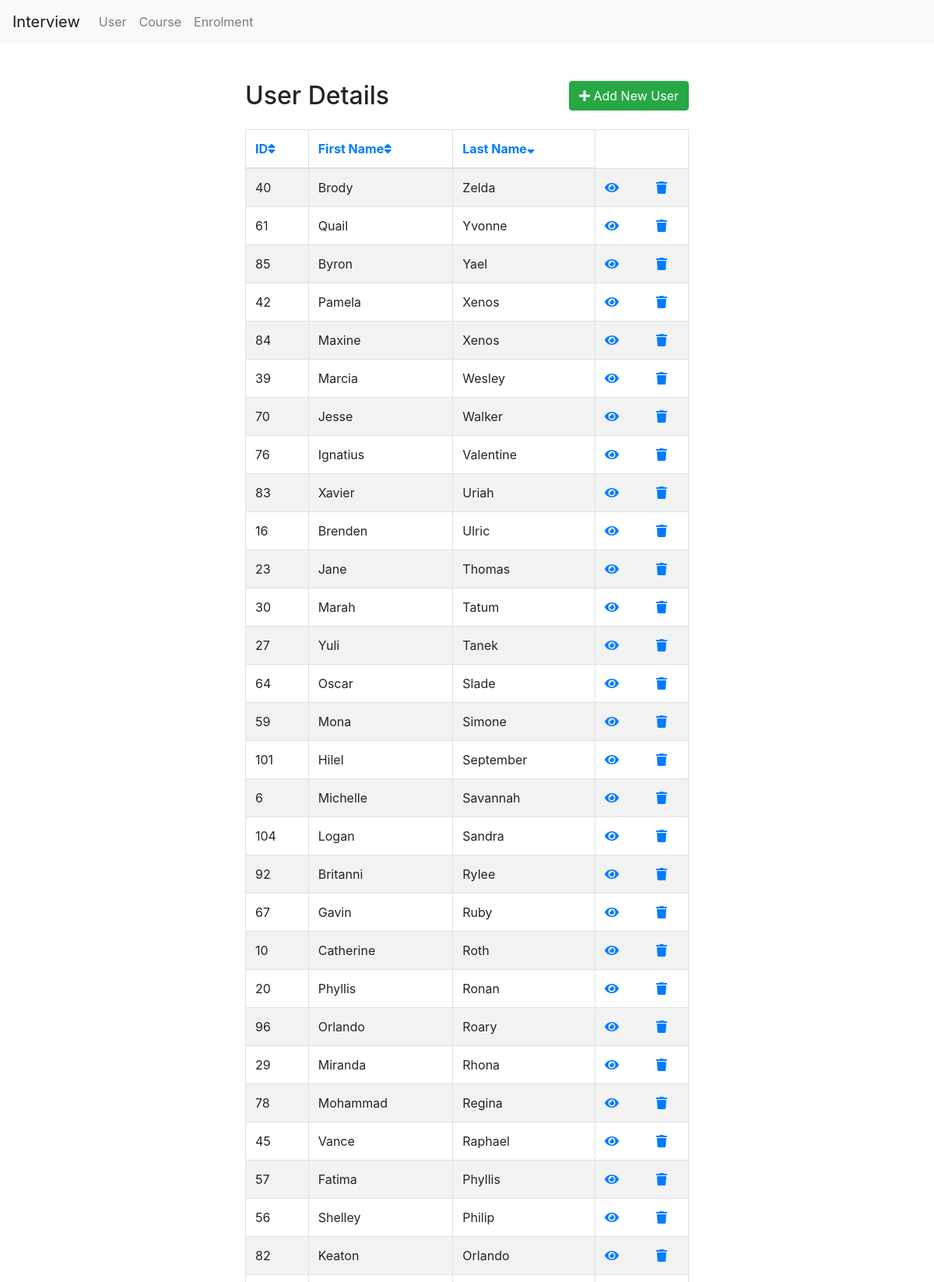
The page /User/index.php?column=last_name&order=desc (upper part) on the database its author committed.
### tables this page shows
CREATE TABLE `user` (
  `ID` int(255) NOT NULL,
  `first_name` varchar(255) NOT NULL,
  `last_name` varchar(255) NOT NULL
);

### User/index.php (the view, shortened to what this page needs)
<!DOCTYPE html>
<html lang="en">
<head>
    <link rel="stylesheet" href="https://stackpath.bootstrapcdn.com/bootstrap/4.5.2/css/bootstrap.min.css">
    <link rel="stylesheet" href="https://cdn.datatables.net/1.11.5/css/dataTables.bootstrap4.min.css">
    <link rel="stylesheet" href="https://maxcdn.bootstrapcdn.com/font-awesome/4.7.0/css/font-awesome.min.css">
    <link rel="stylesheet" href="https://use.fontawesome.com/releases/v5.3.1/css/all.css">
</head>
<body>
<nav class="navbar navbar-expand-lg navbar-light bg-light">
        <a class="navbar-brand" href="<?php echo 'http://localhost/interview'; ?>">Interview</a>
        <div class="collapse navbar-collapse" id="navbarNavAltMarkup">
            <div class="navbar-nav">
                <a class="nav-item nav-link" href="<?php echo 'http://localhost/interview/User/index.php'; ?>">User</a>
                <a class="nav-item nav-link" href="<?php echo 'http://localhost/interview/Course/index.php'; ?>">Course</a>
                <a class="nav-item nav-link " href="<?php echo 'http://localhost/interview/Enrolment/index.php'; ?>">Enrolment</a>
            </div>
        </div>
    </nav>
    <div class="wrapper">
        <div class="container-fluid">
            <div class="row">
                <div class="col-md-12">
                    <div class="mt-5 mb-3 clearfix">
                        <h2 class="pull-left">User Details</h2>
                        <a href="create.php" class="btn btn-success pull-right"><i class="fa fa-plus"></i> Add New
                            User</a>
                    </div>
                    <?php
                    require_once "../config.php";
                     $columns = array('ID','first_name','last_name');
                     $column = isset($_GET['column']) && in_array($_GET['column'], $columns) ? $_GET['column'] : $columns[0];
                     $sort_order = isset($_GET['order']) && strtolower($_GET['order']) == 'desc' ? 'DESC' : 'ASC';
                     $sql = "SELECT * FROM user ORDER BY " .  $column . ' ' . $sort_order;
                     $up_or_down = str_replace(array('ASC','DESC'), array('up','down'), $sort_order);
                     $asc_or_desc = $sort_order == 'ASC' ? 'desc' : 'asc';
                    if($result = mysqli_query($link, $sql)){
                        if(mysqli_num_rows($result) > 0){
                            ?>
                            <table class="table table-bordered table-striped">
                                <thead>
                                    <tr>
                                        <th><a href="index.php?column=ID&order=<?php echo $asc_or_desc; ?>">ID<i class="fas fa-sort<?php echo $column == 'ID' ? '-' . $up_or_down : ''; ?>"></i></a></th>
                                      <th><a href="index.php?column=first_name&order=<?php echo $asc_or_desc; ?>">First Name<i class="fas fa-sort<?php echo $column == 'first_name' ? '-' . $up_or_down : ''; ?>"></i></a></th>
                                      <th><a href="index.php?column=last_name&order=<?php echo $asc_or_desc; ?>">Last Name<i class="fas fa-sort<?php echo $column == 'last_name' ? '-' . $up_or_down : ''; ?>"></i></a></th>
                                    </tr>
                                </thead>
                                <tbody>
                                    <?php
                                while($row = mysqli_fetch_array($result)){
                                    echo "<tr>";
                                        echo "<td>" . $row['ID'] . "</td>";
                                        echo "<td>" . $row['first_name'] . "</td>";
                                        echo "<td>" . $row['last_name'] . "</td>";
                                        echo "<td>";
                                            echo '<a href="read.php?id='. $row['ID'] .'" class="mr-3" title="View Record" data-toggle="tooltip"><span class="fa fa-eye"></span></a>';
                                            echo '<a href="update.php?id='. $row['ID'] .'" class="mr-3" title="Update Record" data-toggle="tooltip"><span class="fa fa-pencil"></span></a>';
                                            echo '<a href="delete.php?id='. $row['ID'] .'" title="Delete Record" data-toggle="tooltip"><span class="fa fa-trash"></span></a>';
                                        echo "</td>";
                                    echo "</tr>";
                                }
                                echo "</tbody>";
                            echo "</table>";
                        } else{
                            echo '<div class="alert alert-danger"><em>No records were found.</em></div>';
                        }
                    } else{
                        echo "Oops! Something went wrong. Please try again later.";
                    }
                    ?>
                </div>
            </div>
        </div>
    </div>
</body>
</html>

### User/index.php (style rules this page uses)
.wrapper { width: 600px; margin: 0 auto; }
table tr td:last-child { width: 120px; }

### rows shown on the page
user: ID "40", first_name "Brody", last_name "Zelda"
user: ID "61", first_name "Quail", last_name "Yvonne"
user: ID "85", first_name "Byron", last_name "Yael"
user: ID "42", first_name "Pamela", last_name "Xenos"
user: ID "84", first_name "Maxine", last_name "Xenos"
user: ID "39", first_name "Marcia", last_name "Wesley"
user: ID "70", first_name "Jesse", last_name "Walker"
user: ID "76", first_name "Ignatius", last_name "Valentine"
user: ID "83", first_name "Xavier", last_name "Uriah"
user: ID "16", first_name "Brenden", last_name "Ulric"
user: ID "23", first_name "Jane", last_name "Thomas"
user: ID "30", first_name "Marah", last_name "Tatum"
user: ID "27", first_name "Yuli", last_name "Tanek"
user: ID "64", first_name "Oscar", last_name "Slade"
user: ID "59", first_name "Mona", last_name "Simone"
user: ID "101", first_name "Hilel", last_name "September"
user: ID "6", first_name "Michelle", last_name "Savannah"
user: ID "104", first_name "Logan", last_name "Sandra"
user: ID "92", first_name "Britanni", last_name "Rylee"
user: ID "67", first_name "Gavin", last_name "Ruby"
user: ID "10", first_name "Catherine", last_name "Roth"
user: ID "20", first_name "Phyllis", last_name "Ronan"
user: ID "96", first_name "Orlando", last_name "Roary"
user: ID "29", first_name "Miranda", last_name "Rhona"
user: ID "78", first_name "Mohammad", last_name "Regina"
user: ID "45", first_name "Vance", last_name "Raphael"
user: ID "57", first_name "Fatima", last_name "Phyllis"
user: ID "56", first_name "Shelley", last_name "Philip"
user: ID "82", first_name "Keaton", last_name "Orlando"
